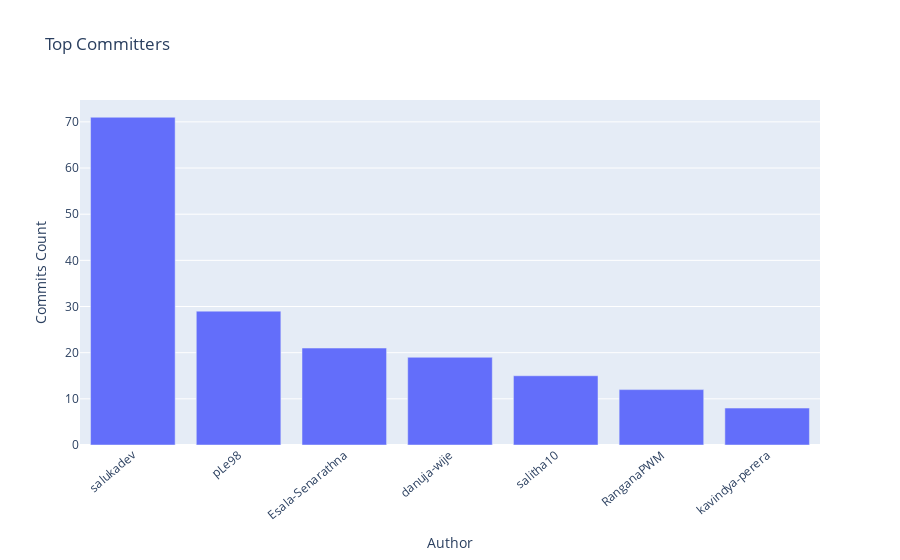

The notebook cell saved with this chart:
### Code cell
commits_by_author = commits.groupby('author.login')[['sha']].count()
commits_by_author = commits_by_author.rename(columns = {'sha': 'commit_count'})
commits_by_author = commits_by_author.sort_values(by='commit_count', ascending=False)
top_authors = commits_by_author.head(30)
fig = go.Figure([go.Bar(
    x=top_authors.index, 
    y=top_authors.commit_count)])
fig.update_layout(
    title = 'Top Committers', 
    xaxis_title = 'Author', 
    yaxis_title = 'Commits Count', 
    xaxis_tickmode = 'linear',
    xaxis_tickangle=-40)
fig.show()

### Figure 1 — Plotly figure (JSON) as saved in the notebook; plotly's stock layout.template omitted (floating-point values rounded to 4 significant figures)
{"data": [{"type": "bar", "x": ["salukadev", "pLe98", "Esala-Senarathna", "danuja-wije", "salitha10", "RanganaPWM", "kavindya-perera"], "y": [71, 29, 21, 19, 15, 12, 8]}], "layout": {"title": {"text": "Top Committers"}, "xaxis": {"tickangle": -40, "tickmode": "linear", "title": {"text": "Author"}}, "yaxis": {"title": {"text": "Commits Count"}}}}
